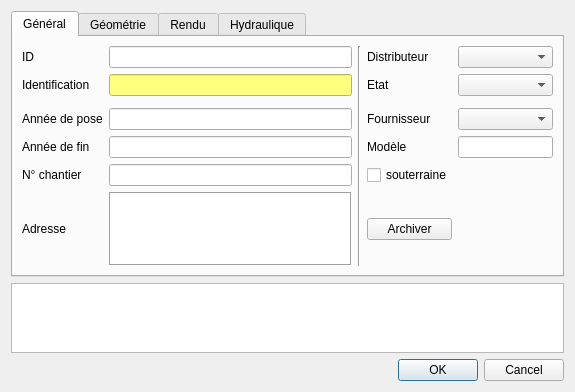
<?xml version="1.0" encoding="UTF-8"?>
<ui version="4.0">
 <class>Dialog</class>
 <widget class="QDialog" name="Dialog">
  <property name="geometry">
   <rect>
    <x>0</x>
    <y>0</y>
    <width>575</width>
    <height>387</height>
   </rect>
  </property>
  <property name="windowTitle">
   <string>Hydrantes</string>
  </property>
  <layout class="QGridLayout" name="gridLayout">
   <item row="11" column="0">
    <widget class="QDialogButtonBox" name="buttonBox">
     <property name="orientation">
      <enum>Qt::Horizontal</enum>
     </property>
     <property name="standardButtons">
      <set>QDialogButtonBox::Cancel|QDialogButtonBox::Ok</set>
     </property>
    </widget>
   </item>
   <item row="0" column="0">
    <widget class="QTabWidget" name="tabWidget">
     <property name="currentIndex">
      <number>0</number>
     </property>
     <widget class="QWidget" name="tab">
      <attribute name="title">
       <string>Général</string>
      </attribute>
      <layout class="QGridLayout" name="gridLayout_3">
       <item row="6" column="3">
        <widget class="QPushButton" name="pushButton">
         <property name="text">
          <string>Archiver</string>
         </property>
        </widget>
       </item>
       <item row="5" column="0">
        <widget class="QLabel" name="label_4">
         <property name="text">
          <string>N° chantier</string>
         </property>
        </widget>
       </item>
       <item row="1" column="1">
        <widget class="QLineEdit" name="identification">
         <property name="styleSheet">
          <string notr="true">background-color: rgb(255, 255, 127);</string>
         </property>
        </widget>
       </item>
       <item row="1" column="0">
        <widget class="QLabel" name="label_2">
         <property name="text">
          <string>Identification</string>
         </property>
        </widget>
       </item>
       <item row="0" column="2" rowspan="7">
        <widget class="Line" name="line_2">
         <property name="orientation">
          <enum>Qt::Vertical</enum>
         </property>
        </widget>
       </item>
       <item row="0" column="0">
        <widget class="QLabel" name="label">
         <property name="text">
          <string>ID</string>
         </property>
        </widget>
       </item>
       <item row="0" column="1">
        <widget class="QLineEdit" name="id">
         <property name="enabled">
          <bool>true</bool>
         </property>
         <property name="readOnly">
          <bool>true</bool>
         </property>
        </widget>
       </item>
       <item row="0" column="3">
        <widget class="QLabel" name="label_16">
         <property name="text">
          <string>Distributeur</string>
         </property>
        </widget>
       </item>
       <item row="0" column="4">
        <widget class="QComboBox" name="fk_distributor"/>
       </item>
       <item row="1" column="4">
        <widget class="QComboBox" name="fk_status"/>
       </item>
       <item row="1" column="3">
        <widget class="QLabel" name="label_8">
         <property name="text">
          <string>Etat</string>
         </property>
        </widget>
       </item>
       <item row="3" column="4">
        <widget class="QComboBox" name="fk_provider"/>
       </item>
       <item row="3" column="3">
        <widget class="QLabel" name="label_10">
         <property name="text">
          <string>Fournisseur</string>
         </property>
        </widget>
       </item>
       <item row="4" column="4">
        <widget class="QLineEdit" name="model">
         <property name="autoFillBackground">
          <bool>false</bool>
         </property>
        </widget>
       </item>
       <item row="4" column="3">
        <widget class="QLabel" name="label_20">
         <property name="text">
          <string>Modèle</string>
         </property>
        </widget>
       </item>
       <item row="5" column="3">
        <widget class="QCheckBox" name="underground">
         <property name="text">
          <string>souterraine</string>
         </property>
        </widget>
       </item>
       <item row="3" column="0">
        <widget class="QLabel" name="label_7">
         <property name="text">
          <string>Année de pose</string>
         </property>
        </widget>
       </item>
       <item row="3" column="1">
        <widget class="QLineEdit" name="year"/>
       </item>
       <item row="2" column="1">
        <spacer name="verticalSpacer">
         <property name="orientation">
          <enum>Qt::Vertical</enum>
         </property>
         <property name="sizeHint" stdset="0">
          <size>
           <width>20</width>
           <height>40</height>
          </size>
         </property>
        </spacer>
       </item>
       <item row="4" column="0">
        <widget class="QLabel" name="label_3">
         <property name="text">
          <string>Année de fin</string>
         </property>
        </widget>
       </item>
       <item row="5" column="1">
        <widget class="QLineEdit" name="usr_no_chantier"/>
       </item>
       <item row="6" column="0">
        <widget class="QLabel" name="label_9">
         <property name="text">
          <string>Adresse</string>
         </property>
        </widget>
       </item>
       <item row="4" column="1">
        <widget class="QLineEdit" name="usr_annee_fin"/>
       </item>
       <item row="6" column="1">
        <widget class="QListWidget" name="usr_fk_localisation">
         <property name="frameShape">
          <enum>QFrame::Box</enum>
         </property>
        </widget>
       </item>
      </layout>
     </widget>
     <widget class="QWidget" name="tab_2">
      <attribute name="title">
       <string>Géométrie</string>
      </attribute>
      <layout class="QGridLayout" name="gridLayout_2">
       <item row="3" column="4">
        <widget class="QLineEdit" name="fk_district">
         <property name="enabled">
          <bool>true</bool>
         </property>
         <property name="readOnly">
          <bool>true</bool>
         </property>
        </widget>
       </item>
       <item row="0" column="2" rowspan="5">
        <widget class="Line" name="line">
         <property name="orientation">
          <enum>Qt::Vertical</enum>
         </property>
        </widget>
       </item>
       <item row="6" column="1">
        <spacer name="verticalSpacer_3">
         <property name="orientation">
          <enum>Qt::Vertical</enum>
         </property>
         <property name="sizeHint" stdset="0">
          <size>
           <width>20</width>
           <height>40</height>
          </size>
         </property>
        </spacer>
       </item>
       <item row="4" column="1">
        <widget class="QComboBox" name="fk_precision">
         <property name="sizeAdjustPolicy">
          <enum>QComboBox::AdjustToContents</enum>
         </property>
        </widget>
       </item>
       <item row="4" column="0">
        <widget class="QLabel" name="label_19">
         <property name="text">
          <string>Précision</string>
         </property>
        </widget>
       </item>
       <item row="4" column="4">
        <widget class="QComboBox" name="fk_pressurezone">
         <property name="enabled">
          <bool>false</bool>
         </property>
         <property name="styleSheet">
          <string notr="true">background-color: rgb(255, 255, 127);</string>
         </property>
         <property name="editable">
          <bool>true</bool>
         </property>
        </widget>
       </item>
       <item row="4" column="3">
        <widget class="QLabel" name="label_14">
         <property name="text">
          <string>Zone de pression</string>
         </property>
        </widget>
       </item>
       <item row="2" column="4">
        <widget class="QLineEdit" name="_printmaps">
         <property name="enabled">
          <bool>true</bool>
         </property>
         <property name="readOnly">
          <bool>true</bool>
         </property>
        </widget>
       </item>
       <item row="3" column="3">
        <widget class="QLabel" name="label_12">
         <property name="text">
          <string>Communes</string>
         </property>
        </widget>
       </item>
       <item row="2" column="3">
        <widget class="QLabel" name="label_15">
         <property name="text">
          <string>Folios</string>
         </property>
        </widget>
       </item>
       <item row="1" column="0">
        <widget class="QLabel" name="label_5">
         <property name="text">
          <string>Altitude réelle</string>
         </property>
        </widget>
       </item>
       <item row="1" column="1">
        <widget class="QLineEdit" name="altitude_real"/>
       </item>
       <item row="1" column="3">
        <widget class="QLabel" name="label_11">
         <property name="text">
          <string>Noeud</string>
         </property>
        </widget>
       </item>
       <item row="1" column="4">
        <widget class="QLineEdit" name="fk_node">
         <property name="enabled">
          <bool>true</bool>
         </property>
         <property name="readOnly">
          <bool>true</bool>
         </property>
        </widget>
       </item>
       <item row="2" column="1">
        <widget class="QComboBox" name="fk_precisionalti"/>
       </item>
       <item row="2" column="0">
        <widget class="QLabel" name="label_6">
         <property name="text">
          <string>Précision alti.</string>
         </property>
        </widget>
       </item>
       <item row="5" column="1">
        <widget class="QCheckBox" name="usr_cale_sisol">
         <property name="layoutDirection">
          <enum>Qt::LeftToRight</enum>
         </property>
         <property name="text">
          <string>calé SISOL</string>
         </property>
        </widget>
       </item>
       <item row="5" column="3">
        <widget class="QPushButton" name="pushButton_2">
         <property name="text">
          <string>Reprise altitude</string>
         </property>
        </widget>
       </item>
      </layout>
     </widget>
     <widget class="QWidget" name="tab_3">
      <attribute name="title">
       <string>Rendu</string>
      </attribute>
      <layout class="QGridLayout" name="gridLayout_4">
       <item row="0" column="0">
        <widget class="QGroupBox" name="groupBox">
         <property name="title">
          <string>Label</string>
         </property>
         <layout class="QGridLayout" name="gridLayout_5">
          <item row="4" column="0">
           <spacer name="verticalSpacer_2">
            <property name="orientation">
             <enum>Qt::Vertical</enum>
            </property>
            <property name="sizeHint" stdset="0">
             <size>
              <width>20</width>
              <height>10</height>
             </size>
            </property>
           </spacer>
          </item>
          <item row="0" column="0">
           <widget class="QLabel" name="label_13">
            <property name="text">
             <string>1/250</string>
            </property>
           </widget>
          </item>
          <item row="2" column="1">
           <widget class="QComboBox" name="label_2_visible">
            <property name="sizeAdjustPolicy">
             <enum>QComboBox::AdjustToContents</enum>
            </property>
           </widget>
          </item>
          <item row="0" column="1">
           <widget class="QComboBox" name="label_1_visible">
            <property name="sizeAdjustPolicy">
             <enum>QComboBox::AdjustToContents</enum>
            </property>
           </widget>
          </item>
          <item row="2" column="0">
           <widget class="QLabel" name="label_17">
            <property name="text">
             <string>1/5000</string>
            </property>
           </widget>
          </item>
          <item row="0" column="2">
           <widget class="QLineEdit" name="label_1_text"/>
          </item>
          <item row="2" column="2">
           <widget class="QLineEdit" name="label_2_text"/>
          </item>
         </layout>
        </widget>
       </item>
      </layout>
     </widget>
     <widget class="QWidget" name="tab_4">
      <attribute name="title">
       <string>Hydraulique</string>
      </attribute>
      <layout class="QGridLayout" name="gridLayout_7">
       <item row="1" column="2">
        <spacer name="horizontalSpacer">
         <property name="orientation">
          <enum>Qt::Horizontal</enum>
         </property>
         <property name="sizeHint" stdset="0">
          <size>
           <width>40</width>
           <height>20</height>
          </size>
         </property>
        </spacer>
       </item>
       <item row="1" column="0">
        <widget class="QLabel" name="label_22">
         <property name="text">
          <string>Pression dynamique</string>
         </property>
        </widget>
       </item>
       <item row="7" column="0">
        <spacer name="verticalSpacer_4">
         <property name="orientation">
          <enum>Qt::Vertical</enum>
         </property>
         <property name="sizeHint" stdset="0">
          <size>
           <width>20</width>
           <height>40</height>
          </size>
         </property>
        </spacer>
       </item>
       <item row="3" column="0">
        <widget class="QLabel" name="label_24">
         <property name="text">
          <string>Mesuré le</string>
         </property>
        </widget>
       </item>
       <item row="0" column="1">
        <widget class="QLineEdit" name="pressure_static"/>
       </item>
       <item row="2" column="1">
        <widget class="QLineEdit" name="flow"/>
       </item>
       <item row="1" column="1">
        <widget class="QLineEdit" name="pressure_dynamic"/>
       </item>
       <item row="2" column="0">
        <widget class="QLabel" name="label_23">
         <property name="text">
          <string>Débit</string>
         </property>
        </widget>
       </item>
       <item row="0" column="0">
        <widget class="QLabel" name="label_21">
         <property name="text">
          <string>Pression statique</string>
         </property>
        </widget>
       </item>
       <item row="4" column="0">
        <widget class="QLabel" name="label_25">
         <property name="text">
          <string>Mesuré par</string>
         </property>
        </widget>
       </item>
       <item row="3" column="1">
        <widget class="QDateEdit" name="observation_date">
         <property name="date">
          <date>
           <year>2015</year>
           <month>7</month>
           <day>1</day>
          </date>
         </property>
         <property name="calendarPopup">
          <bool>true</bool>
         </property>
        </widget>
       </item>
       <item row="4" column="1">
        <widget class="QLineEdit" name="observation_source"/>
       </item>
       <item row="6" column="1">
        <widget class="QCheckBox" name="usr_aec">
         <property name="layoutDirection">
          <enum>Qt::LeftToRight</enum>
         </property>
         <property name="text">
          <string>AEC</string>
         </property>
         <property name="tristate">
          <bool>false</bool>
         </property>
        </widget>
       </item>
       <item row="5" column="1">
        <widget class="QLineEdit" name="usr_dist_vanne"/>
       </item>
       <item row="5" column="0">
        <widget class="QLabel" name="label_18">
         <property name="text">
          <string>Distance vanne [m]</string>
         </property>
        </widget>
       </item>
      </layout>
     </widget>
    </widget>
   </item>
   <item row="10" column="0">
    <widget class="QPlainTextEdit" name="remark"/>
   </item>
  </layout>
 </widget>
 <resources/>
 <connections>
  <connection>
   <sender>buttonBox</sender>
   <signal>accepted()</signal>
   <receiver>Dialog</receiver>
   <slot>accept()</slot>
   <hints>
    <hint type="sourcelabel">
     <x>248</x>
     <y>254</y>
    </hint>
    <hint type="destinationlabel">
     <x>157</x>
     <y>274</y>
    </hint>
   </hints>
  </connection>
  <connection>
   <sender>buttonBox</sender>
   <signal>rejected()</signal>
   <receiver>Dialog</receiver>
   <slot>reject()</slot>
   <hints>
    <hint type="sourcelabel">
     <x>316</x>
     <y>260</y>
    </hint>
    <hint type="destinationlabel">
     <x>286</x>
     <y>274</y>
    </hint>
   </hints>
  </connection>
 </connections>
</ui>
